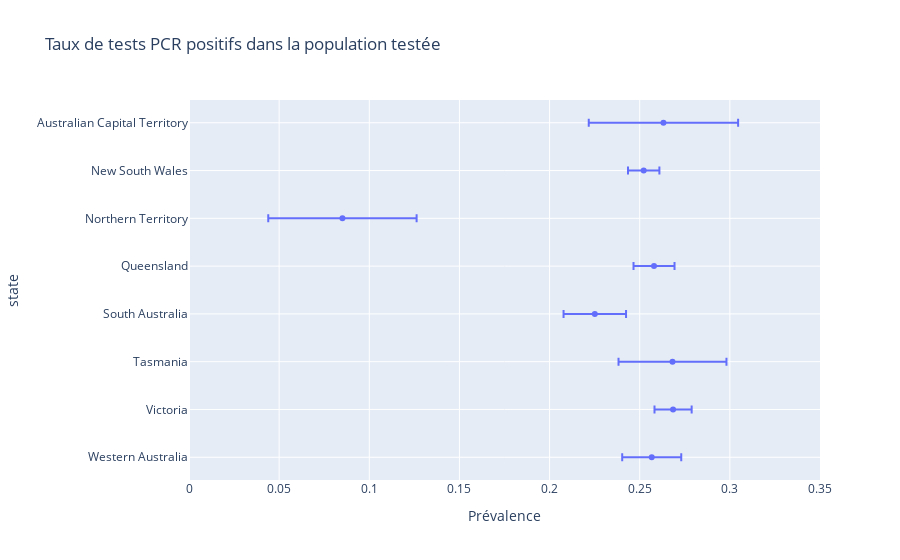

Notebook code for this chart:
### Code cell
prevalence = (
    df.dropna(subset=['pcr_positive'])
    .groupby('state')
    .apply(lambda s: pd.Series({
        'n_tested': len(s),
        'Prévalence': stats.tmean(s['pcr_positive']),
        'incertitude': stats.tsem(s['pcr_positive']),
        'label': f"{s['pcr_positive'].mean():.1%}"
    }))
    .reset_index()
    .sort_values(by='state', ascending=False)
)

px.scatter(
    prevalence, y="state", x="Prévalence", error_x='incertitude',
    range_x=[0, 0.35], # text="label",
    title="Taux de tests PCR positifs dans la population testée"
)

### Figure 1 — Plotly figure (JSON) as saved in the notebook; plotly's stock layout.template omitted (floating-point values rounded to 4 significant figures)
{"data": [{"error_x": {"array": [0.01637, 0.0103, 0.02994, 0.01733, 0.01137, 0.04114, 0.008705, 0.04142]}, "hovertemplate": "Prévalence=%{x}<br>state=%{y}<extra></extra>", "legendgroup": "", "marker": {"color": "#636efa", "symbol": "circle"}, "mode": "markers", "name": "", "orientation": "h", "showlegend": false, "type": "scatter", "x": [0.2567, 0.2685, 0.2682, 0.2251, 0.2579, 0.08511, 0.2522, 0.2632], "xaxis": "x", "y": ["Western Australia", "Victoria", "Tasmania", "South Australia", "Queensland", "Northern Territory", "New South Wales", "Australian Capital Territory"], "yaxis": "y"}], "layout": {"legend": {"tracegroupgap": 0}, "title": {"text": "Taux de tests PCR positifs dans la population testée"}, "xaxis": {"anchor": "y", "domain": [0, 1], "range": [0, 0.35], "title": {"text": "Prévalence"}}, "yaxis": {"anchor": "x", "domain": [0, 1], "title": {"text": "state"}}}}
